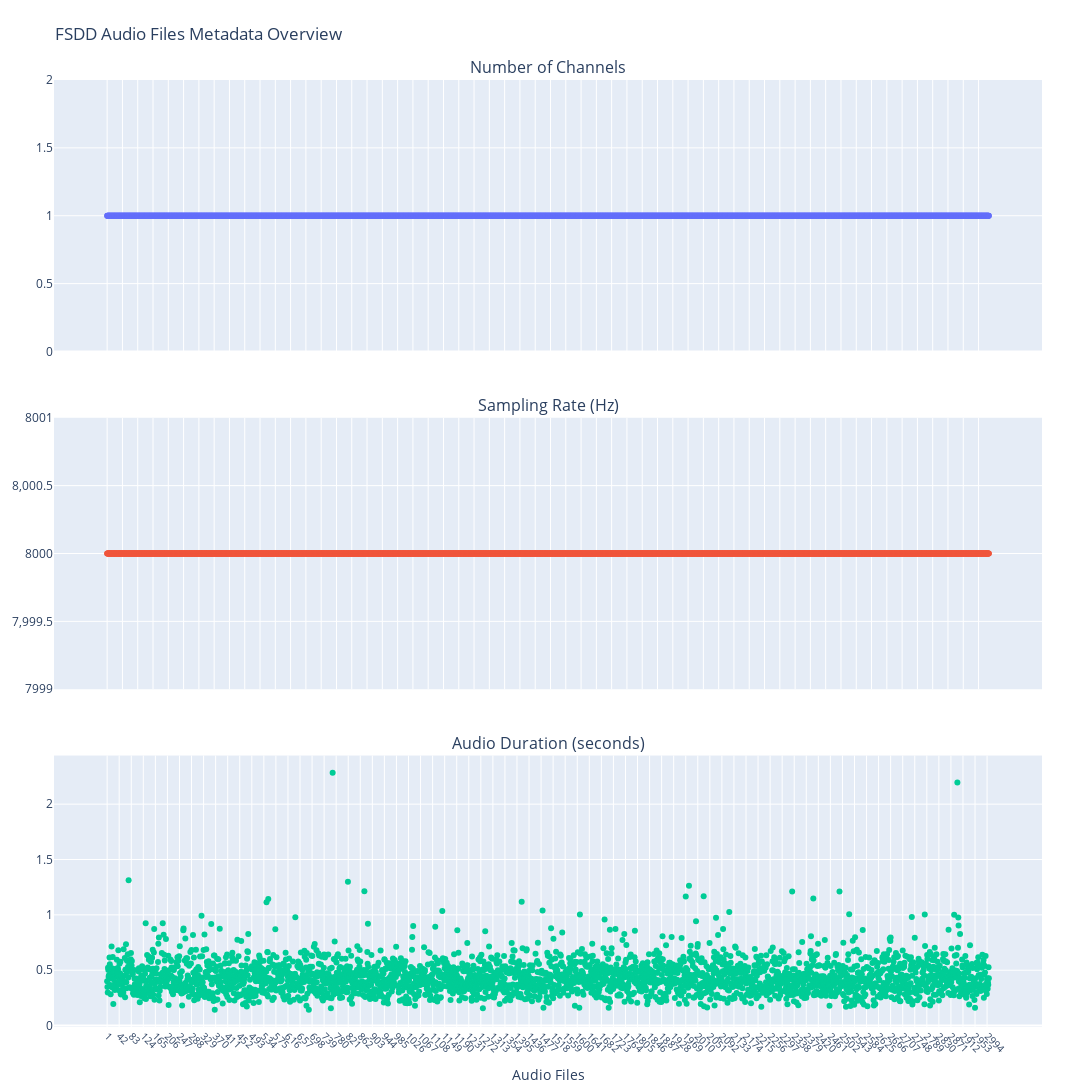

Here is the notebook cell this chart was saved with:
### Code cell
fig.add_trace(
    go.Scatter(x=x_labels_display, y=channels_list, mode='markers', marker=dict(size=6), name="Channels"),
    row=1, col=1
)

fig.add_trace(
    go.Scatter(x=x_labels_display, y=sampling_rate_list, mode='markers', marker=dict(size=6), name="Sampling Rate"),
    row=2, col=1
)

fig.add_trace(
    go.Scatter(x=x_labels_display, y=duration_list, mode='markers', marker=dict(size=6), name="Duration"),
    row=3, col=1
)

fig.update_xaxes(tickangle=45, tickfont_size=10)
# fig.update_layout(autosize=True)

# Layout for full screen
fig.update_layout(
    title_text="FSDD Audio Files Metadata Overview",
    showlegend=False,
    height=1200,  # Large height for full screen
    width=1200,   # Wide enough for large screens
    margin=dict(l=50, r=50, t=80, b=50)
)

fig.update_xaxes(title_text="Audio Files", row=3, col=1)
# fig.update_yaxes(title_text="Count", row=1, col=1)
# fig.update_yaxes(title_text="Hz", row=2, col=1)
# fig.update_yaxes(title_text="Seconds", row=3, col=1)

### Figure 1 — Plotly figure (JSON) as saved in the notebook; plotly's stock layout.template omitted (floating-point values rounded to 4 significant figures; data arrays with more than 128 entries replaced by an {"elided": "..."} marker saying what was removed)
{"data": [{"marker": {"size": 6}, "mode": "markers", "name": "Channels", "type": "scatter", "x": {"elided": "3000 str values"}, "xaxis": "x", "y": {"elided": "3000 int values"}, "yaxis": "y"}, {"marker": {"size": 6}, "mode": "markers", "name": "Sampling Rate", "type": "scatter", "x": {"elided": "3000 str values"}, "xaxis": "x2", "y": {"elided": "3000 int values"}, "yaxis": "y2"}, {"marker": {"size": 6}, "mode": "markers", "name": "Duration", "type": "scatter", "x": {"elided": "3000 str values"}, "xaxis": "x3", "y": {"elided": "3000 float values"}, "yaxis": "y3"}], "layout": {"annotations": [{"font": {"size": 16}, "showarrow": false, "text": "Number of Channels", "x": 0.5, "xanchor": "center", "xref": "paper", "y": 1, "yanchor": "bottom", "yref": "paper"}, {"font": {"size": 16}, "showarrow": false, "text": "Sampling Rate (Hz)", "x": 0.5, "xanchor": "center", "xref": "paper", "y": 0.6433, "yanchor": "bottom", "yref": "paper"}, {"font": {"size": 16}, "showarrow": false, "text": "Audio Duration (seconds)", "x": 0.5, "xanchor": "center", "xref": "paper", "y": 0.2867, "yanchor": "bottom", "yref": "paper"}], "height": 1200, "margin": {"b": 50, "l": 50, "r": 50, "t": 80}, "showlegend": false, "title": {"text": "FSDD Audio Files Metadata Overview"}, "width": 1200, "xaxis": {"anchor": "y", "autorange": true, "domain": [0, 1], "matches": "x3", "range": [-179.4, 3178.0], "showticklabels": false, "tickangle": 45, "tickfont": {"size": 10}, "type": "category"}, "xaxis2": {"anchor": "y2", "autorange": true, "domain": [0, 1], "matches": "x3", "range": [-179.4, 3178.0], "showticklabels": false, "tickangle": 45, "tickfont": {"size": 10}, "type": "category"}, "xaxis3": {"anchor": "y3", "autorange": true, "domain": [0, 1], "range": [-179.4, 3178.0], "tickangle": 45, "tickfont": {"size": 10}, "title": {"text": "Audio Files"}, "type": "category"}, "yaxis": {"anchor": "x", "autorange": true, "domain": [0.7133, 1], "range": [0, 2], "type": "linear"}, "yaxis2": {"anchor": "x2", "autorange": true, "domain": [0.3567, 0.6433], "range": [7999, 8001], "type": "linear"}, "yaxis3": {"anchor": "x3", "autorange": true, "domain": [0, 0.2867], "range": [-0.009088, 2.435], "type": "linear"}}}
